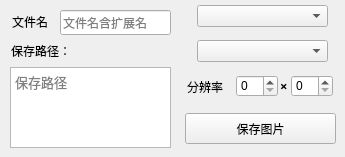
      <widget class="QWidget" name="tab_2">
       <attribute name="title">
        <string>保存图片</string>
       </attribute>
       <widget class="QPushButton" name="saveButton">
        <property name="geometry">
         <rect>
          <x>185</x>
          <y>113</y>
          <width>151</width>
          <height>31</height>
         </rect>
        </property>
        <property name="font">
         <font>
          <family>微软雅黑</family>
          <pointsize>9</pointsize>
          <bold>false</bold>
         </font>
        </property>
        <property name="cursor">
         <cursorShape>PointingHandCursor</cursorShape>
        </property>
        <property name="toolTip">
         <string>保存预处理图片</string>
        </property>
        <property name="text">
         <string>保存图片</string>
        </property>
        <property name="icon">
         <iconset>
          <normaloff>../images/保存图片.png</normaloff>../images/保存图片.png</iconset>
        </property>
        <property name="iconSize">
         <size>
          <width>20</width>
          <height>20</height>
         </size>
        </property>
       </widget>
       <widget class="QLineEdit" name="saveNameEdit">
        <property name="geometry">
         <rect>
          <x>60</x>
          <y>10</y>
          <width>111</width>
          <height>25</height>
         </rect>
        </property>
        <property name="font">
         <font>
          <family>微软雅黑</family>
          <pointsize>9</pointsize>
          <bold>false</bold>
         </font>
        </property>
        <property name="cursor">
         <cursorShape>IBeamCursor</cursorShape>
        </property>
        <property name="toolTip">
         <string>默认为导入名称</string>
        </property>
        <property name="frame">
         <bool>true</bool>
        </property>
        <property name="placeholderText">
         <string>文件名含扩展名</string>
        </property>
       </widget>
       <widget class="QLabel" name="label_3">
        <property name="geometry">
         <rect>
          <x>12</x>
          <y>14</y>
          <width>41</width>
          <height>16</height>
         </rect>
        </property>
        <property name="text">
         <string>文件名：</string>
        </property>
       </widget>
       <widget class="QTextEdit" name="savePathTextEdit">
        <property name="geometry">
         <rect>
          <x>10</x>
          <y>67</y>
          <width>161</width>
          <height>81</height>
         </rect>
        </property>
        <property name="font">
         <font>
          <family>微软雅黑</family>
          <pointsize>10</pointsize>
          <bold>false</bold>
         </font>
        </property>
        <property name="cursor" stdset="0">
         <cursorShape>ArrowCursor</cursorShape>
        </property>
        <property name="toolTip">
         <string>默认为导入路径</string>
        </property>
        <property name="verticalScrollBarPolicy">
         <enum>Qt::ScrollBarAlwaysOff</enum>
        </property>
        <property name="placeholderText">
         <string>保存路径</string>
        </property>
       </widget>
       <widget class="QLabel" name="label_5">
        <property name="geometry">
         <rect>
          <x>11</x>
          <y>43</y>
          <width>61</width>
          <height>16</height>
         </rect>
        </property>
        <property name="text">
         <string>保存路径：</string>
        </property>
       </widget>
       <widget class="QToolButton" name="getDirectoryButton_2">
        <property name="geometry">
         <rect>
          <x>73</x>
          <y>41</y>
          <width>24</width>
          <height>22</height>
         </rect>
        </property>
        <property name="cursor">
         <cursorShape>PointingHandCursor</cursorShape>
        </property>
        <property name="toolTip">
         <string>选择文件夹</string>
        </property>
        <property name="text">
         <string/>
        </property>
        <property name="icon">
         <iconset>
          <normaloff>../images/文件夹.png</normaloff>../images/文件夹.png</iconset>
        </property>
        <property name="iconSize">
         <size>
          <width>24</width>
          <height>24</height>
         </size>
        </property>
        <property name="autoRaise">
         <bool>true</bool>
        </property>
       </widget>
       <widget class="QComboBox" name="comboBox">
        <property name="geometry">
         <rect>
          <x>197</x>
          <y>5</y>
          <width>131</width>
          <height>22</height>
         </rect>
        </property>
        <property name="toolTip">
         <string>&lt;html&gt;&lt;head/&gt;&lt;body&gt;&lt;p&gt;选择&lt;span style=&quot; font-weight:700;&quot;&gt;文件扩展名&lt;/span&gt;&lt;/p&gt;&lt;/body&gt;&lt;/html&gt;</string>
        </property>
        <property name="currentIndex">
         <number>-1</number>
        </property>
        <property name="maxVisibleItems">
         <number>5</number>
        </property>
        <property name="placeholderText">
         <string>选择扩展名</string>
        </property>
        <property name="frame">
         <bool>true</bool>
        </property>
        <item>
         <property name="text">
          <string>默认扩展名</string>
         </property>
        </item>
        <item>
         <property name="text">
          <string>jpeg</string>
         </property>
        </item>
        <item>
         <property name="text">
          <string>png</string>
         </property>
        </item>
        <item>
         <property name="text">
          <string>bmp</string>
         </property>
        </item>
        <item>
         <property name="text">
          <string>gif</string>
         </property>
        </item>
        <item>
         <property name="text">
          <string>tiff</string>
         </property>
        </item>
        <item>
         <property name="text">
          <string>Webp</string>
         </property>
        </item>
       </widget>
       <widget class="QComboBox" name="comboBox_2">
        <property name="geometry">
         <rect>
          <x>197</x>
          <y>40</y>
          <width>131</width>
          <height>22</height>
         </rect>
        </property>
        <property name="toolTip">
         <string>&lt;html&gt;&lt;head/&gt;&lt;body&gt;&lt;p&gt;选择&lt;span style=&quot; font-weight:700;&quot;&gt;色彩模式&lt;/span&gt;&lt;/p&gt;&lt;/body&gt;&lt;/html&gt;</string>
        </property>
        <property name="currentIndex">
         <number>-1</number>
        </property>
        <property name="maxVisibleItems">
         <number>5</number>
        </property>
        <property name="placeholderText">
         <string>选择色彩模式</string>
        </property>
        <property name="frame">
         <bool>true</bool>
        </property>
        <item>
         <property name="text">
          <string>默认色彩模式</string>
         </property>
        </item>
        <item>
         <property name="text">
          <string extracomment="二值图像">1</string>
         </property>
        </item>
        <item>
         <property name="text">
          <string>L</string>
         </property>
        </item>
        <item>
         <property name="text">
          <string>RGB</string>
         </property>
        </item>
        <item>
         <property name="text">
          <string>RGBA</string>
         </property>
        </item>
        <item>
         <property name="text">
          <string>HSV</string>
         </property>
        </item>
        <item>
         <property name="text">
          <string>CMYK</string>
         </property>
        </item>
       </widget>
       <widget class="QSpinBox" name="spinBox_height">
        <property name="geometry">
         <rect>
          <x>291</x>
          <y>75</y>
          <width>42</width>
          <height>22</height>
         </rect>
        </property>
        <property name="acceptDrops">
         <bool>true</bool>
        </property>
        <property name="maximum">
         <number>1000</number>
        </property>
       </widget>
       <widget class="QSpinBox" name="spinBox_width">
        <property name="geometry">
         <rect>
          <x>236</x>
          <y>75</y>
          <width>42</width>
          <height>22</height>
         </rect>
        </property>
        <property name="acceptDrops">
         <bool>true</bool>
        </property>
        <property name="maximum">
         <number>1000</number>
        </property>
       </widget>
       <widget class="QLabel" name="label_6">
        <property name="geometry">
         <rect>
          <x>280</x>
          <y>78</y>
          <width>16</width>
          <height>16</height>
         </rect>
        </property>
        <property name="font">
         <font>
          <family>微软雅黑</family>
          <pointsize>10</pointsize>
          <bold>true</bold>
         </font>
        </property>
        <property name="text">
         <string>×</string>
        </property>
       </widget>
       <widget class="QLabel" name="label_res">
        <property name="geometry">
         <rect>
          <x>187</x>
          <y>79</y>
          <width>41</width>
          <height>16</height>
         </rect>
        </property>
        <property name="text">
         <string>分辨率：</string>
        </property>
       </widget>
      </widget>
